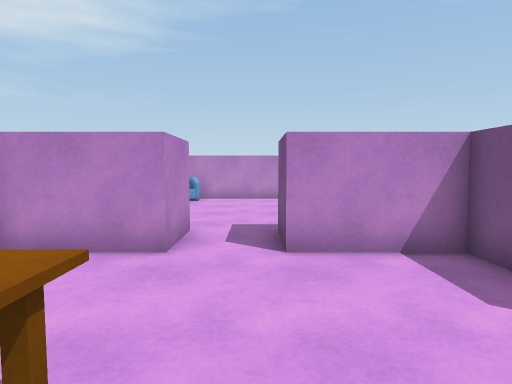
View 1 (above)

12 first-person views from a walk through a Unity game level. The camera is 1.4 m above the floor, tilts 4° down and sees 75° across. The floor is counted in squares, 1 m on a side. Each view is taken from the middle of a square. On the plan, view 1 faces up. The plan holds only what a view shows up to about 15 squares ahead; the rest is blank.

View 2
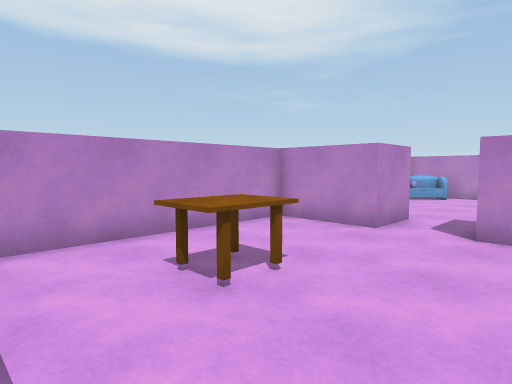

View 3
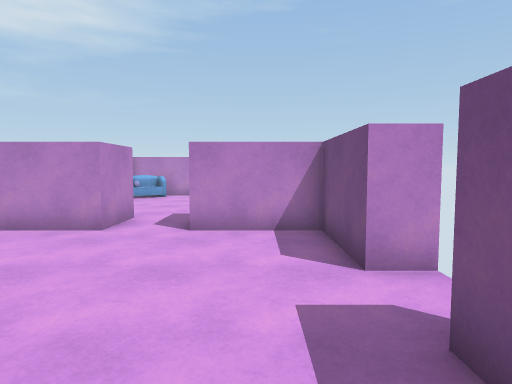

View 4
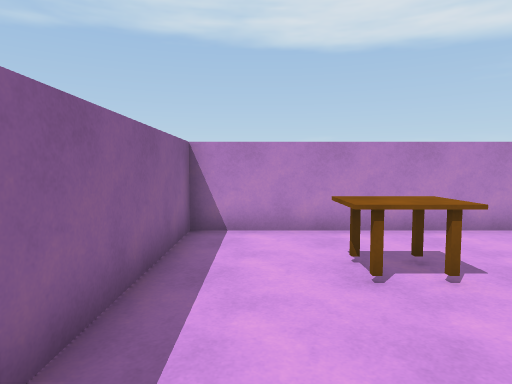

View 5
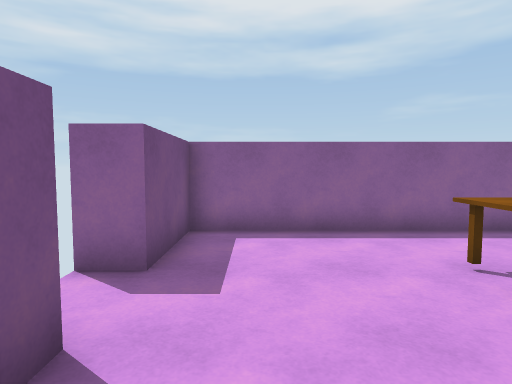

View 6
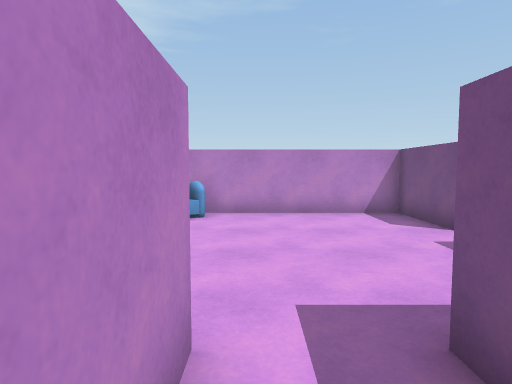

View 7
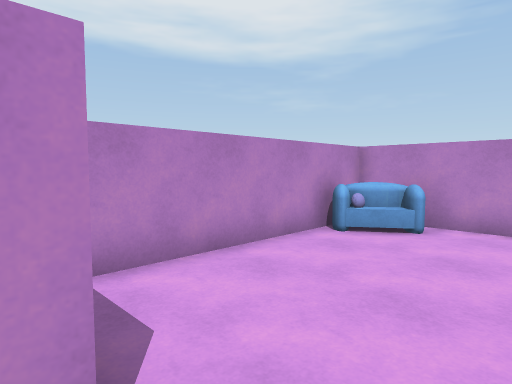

View 8
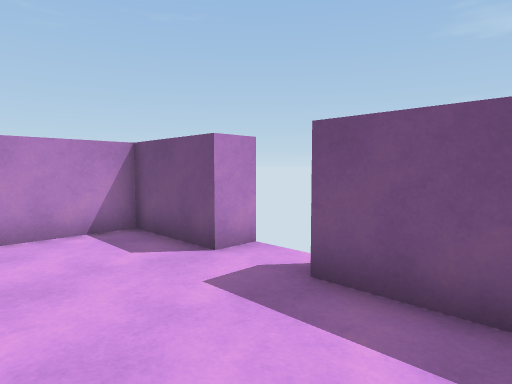

View 9
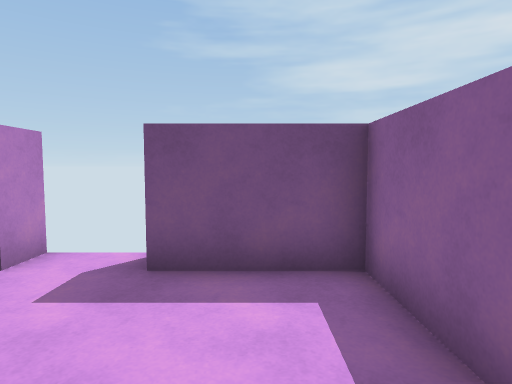

View 10
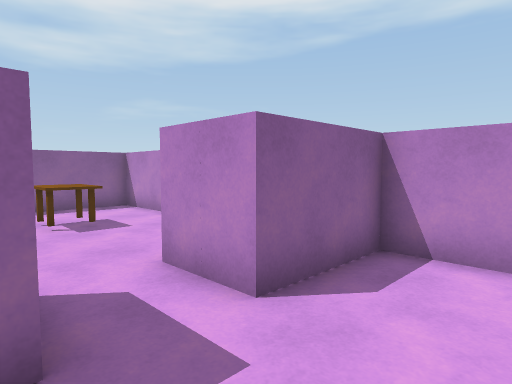

View 11
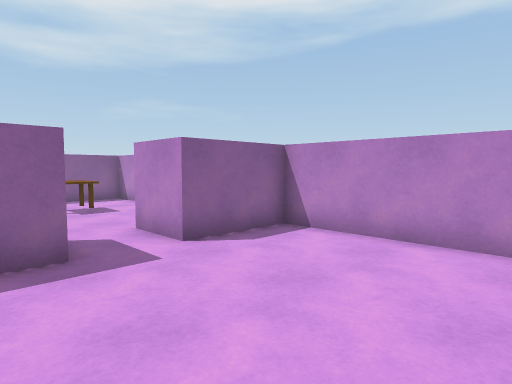

View 12
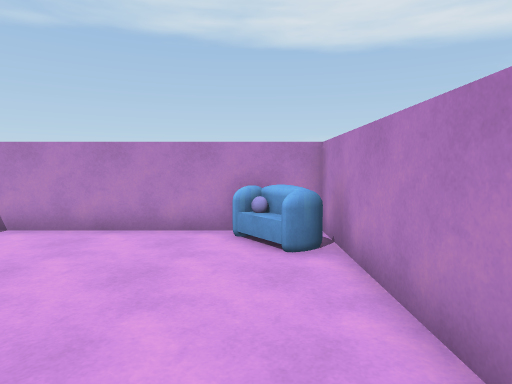

### Floor plan
Key: @ floor where view 1 was taken; # wall or solid block; . floor; ^ raised ledge; v drop or lower ground; S sofa; T table.
Columns run from 5 left of view 1 to 5 right of it. Each row starts with its distance up from view 1.
 16 ^^^#######
 15 ^vv......#
 14 #S.......#
 13 #........##
 12 #.........
 11 #.........
 10 #........#
  9 #........#
  8 #........#
  7 ####..####
  6 ####..####
  5 #........#
  4 #........#
  3 #........##
  2 #..TT.....
  1 #..TT.....
  0 #..TT@...##
 -1 #........#
 -2 #........#
 -3 ##########

Where each view was taken, in squares from view 1:
view 1: 0 up, 0 right, facing up
view 2: 2 down, 2 right, facing up-left
view 3: 2 down, 2 right, facing up
view 4: 1 down, 3 right, facing left
view 5: 5 up, 2 right, facing down
view 6: 5 up, 1 left, facing up
view 7: 7 up, 0 right, facing up-left
view 8: 8 up, 0 right, facing up-right
view 9: 9 up, 1 left, facing right
view 10: 10 up, 1 right, facing down-left
view 11: 13 up, 2 right, facing down-left
view 12: 14 up, 3 right, facing left
